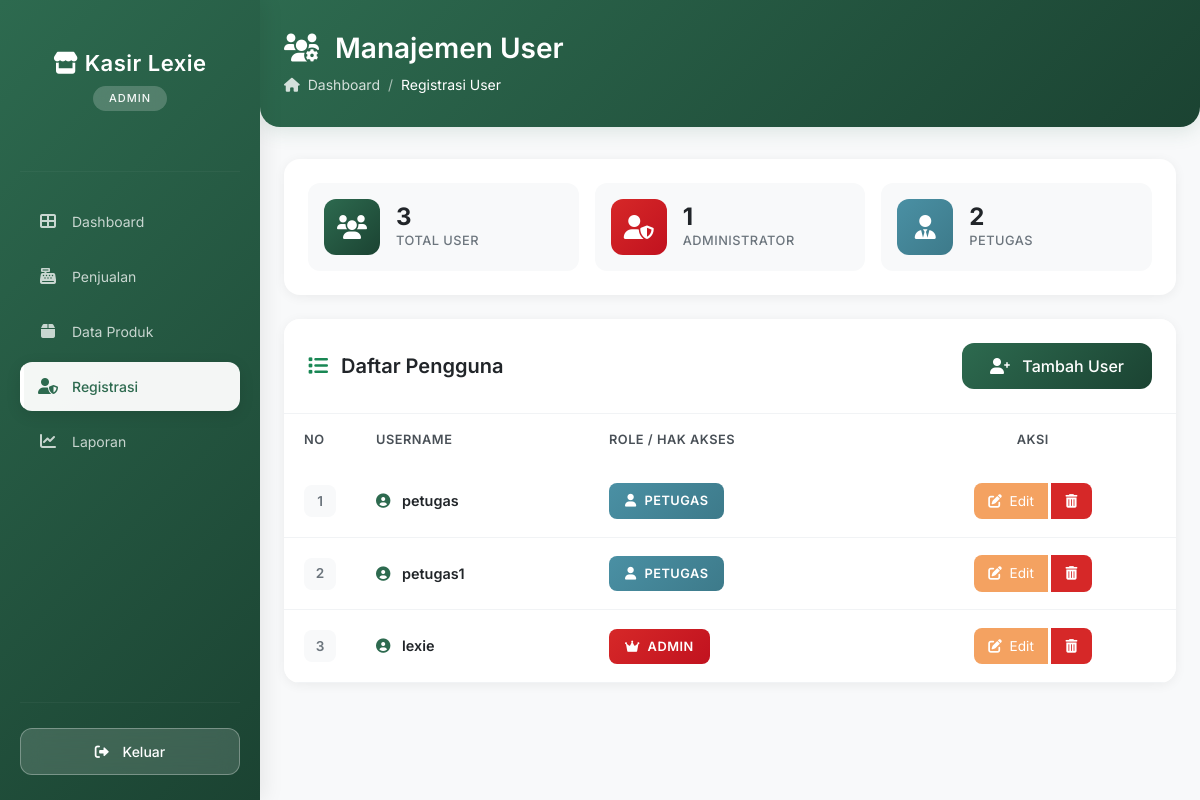
Page /kasir/admin/petugas/index.php (signed in) on the committed database.
### tables this page shows
CREATE TABLE `user` (
  `UserID` int(11) NOT NULL,
  `Username` varchar(255) NOT NULL,
  `Password` varchar(255) NOT NULL,
  `Role` enum('admin','petugas') NOT NULL
);

### kasir/admin/petugas/index.php (the view, shortened to what this page needs)
<?php
include '../../main/connect.php';
?>
<!DOCTYPE html>
<html lang="id">
<head>
    <link href="https://cdn.jsdelivr.net/npm/bootstrap@5.3.0/dist/css/bootstrap.min.css" rel="stylesheet">
    <link rel="stylesheet" href="https://cdnjs.cloudflare.com/ajax/libs/font-awesome/6.0.0/css/all.min.css">
</head>
<body class="bg-light">
    <div class="d-flex">
        <?php include '../../template/sidebar.php'; ?>
        <div class="container-fluid p-0">
            <div class="page-header">
                <div class="container-fluid px-4">
                    <h1><i class="fas fa-users-cog me-3"></i>Manajemen User</h1>
                    <nav aria-label="breadcrumb">
                        <ol class="breadcrumb">
                            <li class="breadcrumb-item"><i class="fas fa-home me-2"></i>Dashboard</li>
                            <li class="breadcrumb-item active">Registrasi User</li>
                        </ol>
                    </nav>
                </div>
            </div>
            <div class="container-fluid px-4 pb-4">
                <?php
                $query_all = mysqli_query($conn, "SELECT * FROM user");
                $total_user = mysqli_num_rows($query_all);
                $query_admin = mysqli_query($conn, "SELECT * FROM user WHERE Role = 'admin'");
                $total_admin = mysqli_num_rows($query_admin);
                $query_petugas = mysqli_query($conn, "SELECT * FROM user WHERE Role = 'petugas'");
                $total_petugas = mysqli_num_rows($query_petugas);
                ?>
                <div class="stats-card">
                    <div class="row g-3">
                        <div class="col-md-4">
                            <div class="stat-item">
                                <div class="stat-icon total">
                                    <i class="fas fa-users"></i>
                                </div>
                                <div class="stat-content">
                                    <h3><?= $total_user; ?></h3>
                                    <p>Total User</p>
                                </div>
                            </div>
                        </div>
                        <div class="col-md-4">
                            <div class="stat-item">
                                <div class="stat-icon admin">
                                    <i class="fas fa-user-shield"></i>
                                </div>
                                <div class="stat-content">
                                    <h3><?= $total_admin; ?></h3>
                                    <p>Administrator</p>
                                </div>
                            </div>
                        </div>
                        <div class="col-md-4">
                            <div class="stat-item">
                                <div class="stat-icon petugas">
                                    <i class="fas fa-user-tie"></i>
                                </div>
                                <div class="stat-content">
                                    <h3><?= $total_petugas; ?></h3>
                                    <p>Petugas</p>
                                </div>
                            </div>
                        </div>
                    </div>
                </div>
                <div class="card main-card">
                    <div class="card-header d-flex justify-content-between align-items-center">
                        <h5 class="card-title">
                            <i class="fas fa-list me-2 text-success"></i>
                            Daftar Pengguna
                        </h5>
                        <a href="tambah_petugas.php" class="btn btn-add">
                            <i class="fas fa-user-plus me-2"></i> Tambah User
                        </a>
                    </div>
                    <div class="card-body p-0">
                        <div class="table-responsive">
                            <table class="table user-table mb-0">
                                <thead>
                                    <tr>
                                        <th width="8%">No</th>
                                        <th>Username</th>
                                        <th>Role / Hak Akses</th>
                                        <th class="text-center">Aksi</th>
                                    </tr>
                                </thead>
                                <tbody>
                                    <?php
                                    $no = 1;
                                    $query = mysqli_query($conn, "SELECT * FROM user ORDER BY Role DESC, Username ASC");
                                    while($d = mysqli_fetch_array($query)){
                                    ?>
                                    <tr>
                                        <td>
                                            <span class="number-badge"><?= $no++; ?></span>
                                        </td>
                                        <td>
                                            <div class="username">
                                                <i class="fas fa-user-circle"></i>
                                                <?= $d['Username']; ?>
                                            </div>
                                        </td>
                                        <td>
                                            <span class="role-badge <?= $d['Role'] == 'admin' ? 'role-admin' : 'role-petugas'; ?>">
                                                <i class="fas <?= $d['Role'] == 'admin' ? 'fa-crown' : 'fa-user'; ?> me-1"></i>
                                                <?= $d['Role']; ?>
                                            </span>
                                        </td>
                                        <td class="text-center">
                                            <div class="btn-group gap-1">
                                                <a href="edit_petugas.php?id=<?= $d['UserID']; ?>" class="btn btn-action btn-edit" title="Edit">
                                                    <i class="fas fa-edit me-1"></i> Edit
                                                </a>
                                                <button onclick="confirmDelete(<?= $d['UserID']; ?>)" class="btn btn-action btn-delete" title="Hapus">
                                                    <i class="fas fa-trash-alt"></i>
                                                </button>
                                            </div>
                                        </td>
                                    </tr>
                                    <?php } ?>
                                </tbody>
                            </table>
                        </div>
                    </div>
                </div>
            </div>
        </div>
    </div>
</body>
</html>

### kasir/admin/petugas/index.php (style rules this page uses)
* { font-family: 'Inter', sans-serif; }
body { background: #f8f9fa; }
.page-header { background: linear-gradient(135deg, #2d6a4f 0%, #1b4332 100%); color: white; padding: 2rem 0; margin-bottom: 2rem; border-radius: 0 0 20px 20px; box-shadow: 0 4px 20px rgba(45, 106, 79, 0.15); }
.page-header h1 { font-weight: 600; font-size: 1.75rem; margin: 0; }
.page-header .breadcrumb { background: transparent; margin: 0; padding: 0; margin-top: 0.5rem; }
.page-header .breadcrumb-item { color: rgba(255, 255, 255, 0.8); font-size: 0.875rem; }
.page-header .breadcrumb-item.active { color: white; }
.page-header .breadcrumb-item + .breadcrumb-item::before { color: rgba(255, 255, 255, 0.6); }
.stats-card { background: white; border-radius: 16px; border: none; box-shadow: 0 2px 12px rgba(0, 0, 0, 0.06); padding: 1.5rem; margin-bottom: 1.5rem; }
.stat-item { display: flex; align-items: center; padding: 1rem; background: #f8f9fa; border-radius: 12px; transition: all 0.3s ease; }
.stat-icon { width: 56px; height: 56px; border-radius: 12px; display: flex; align-items: center; justify-content: center; font-size: 1.5rem; margin-right: 1rem; }
.stat-icon.admin { background: linear-gradient(135deg, #d62828 0%, #c1121f 100%); color: white; }
.stat-icon.petugas { background: linear-gradient(135deg, #4a90a4 0%, #3d7a8a 100%); color: white; }
.stat-icon.total { background: linear-gradient(135deg, #2d6a4f 0%, #1b4332 100%); color: white; }
.stat-content h3 { font-size: 1.5rem; font-weight: 700; margin: 0; color: #212529; }
.stat-content p { font-size: 0.8rem; color: #6c757d; margin: 0; text-transform: uppercase; letter-spacing: 0.5px; font-weight: 500; }
.main-card { background: white; border-radius: 16px; border: none; box-shadow: 0 2px 12px rgba(0, 0, 0, 0.06); overflow: hidden; }
.main-card .card-header { background: white; border-bottom: 1px solid #f1f3f5; padding: 1.5rem; }
.card-title { font-size: 1.25rem; font-weight: 600; margin: 0; color: #212529; }
.btn-add { background: linear-gradient(135deg, #2d6a4f 0%, #1b4332 100%); color: white; border: none; border-radius: 12px; padding: 0.7rem 1.75rem; font-weight: 500; transition: all 0.3s ease; }
.user-table { margin: 0; }
.user-table thead { background: #f8f9fa; }
.user-table thead th { border: none; padding: 1rem 1.25rem; font-weight: 600; font-size: 0.8rem; text-transform: uppercase; letter-spacing: 0.5px; color: #495057; }
.user-table tbody td { padding: 1.1rem 1.25rem; vertical-align: middle; border-color: #f1f3f5; font-size: 0.9rem; }
.user-table tbody tr { transition: all 0.2s ease; }
.number-badge { display: inline-flex; align-items: center; justify-content: center; width: 32px; height: 32px; background: #f8f9fa; border-radius: 8px; font-weight: 600; color: #6c757d; font-size: 0.85rem; }
.username { font-weight: 600; color: #212529; }
.username i { color: #2d6a4f; margin-right: 0.5rem; }
.role-badge { padding: 0.5rem 1rem; border-radius: 8px; font-weight: 600; font-size: 0.8rem; text-transform: uppercase; letter-spacing: 0.5px; display: inline-block; }
.role-admin { background: linear-gradient(135deg, #d62828 0%, #c1121f 100%); color: white; }
.role-petugas { background: linear-gradient(135deg, #4a90a4 0%, #3d7a8a 100%); color: white; }
.btn-action { padding: 0.5rem 0.9rem; border-radius: 8px; font-size: 0.85rem; transition: all 0.3s ease; border: none; }
.btn-edit { background: #f4a261; color: white; }
.btn-delete { background: #d62828; color: white; }

### kasir/template/sidebar.php (style rules this page uses)
* { font-family: 'Inter', sans-serif; }

### rows in the picture
user: Username "petugas", Role "PETUGAS"
user: Username "petugas1", Role "PETUGAS"
user: Username "lexie", Role "ADMIN"

### other values in the picture
$_SESSION['role'] "ADMIN"
$total_user "3"
$total_admin "1"
$total_petugas "2"
